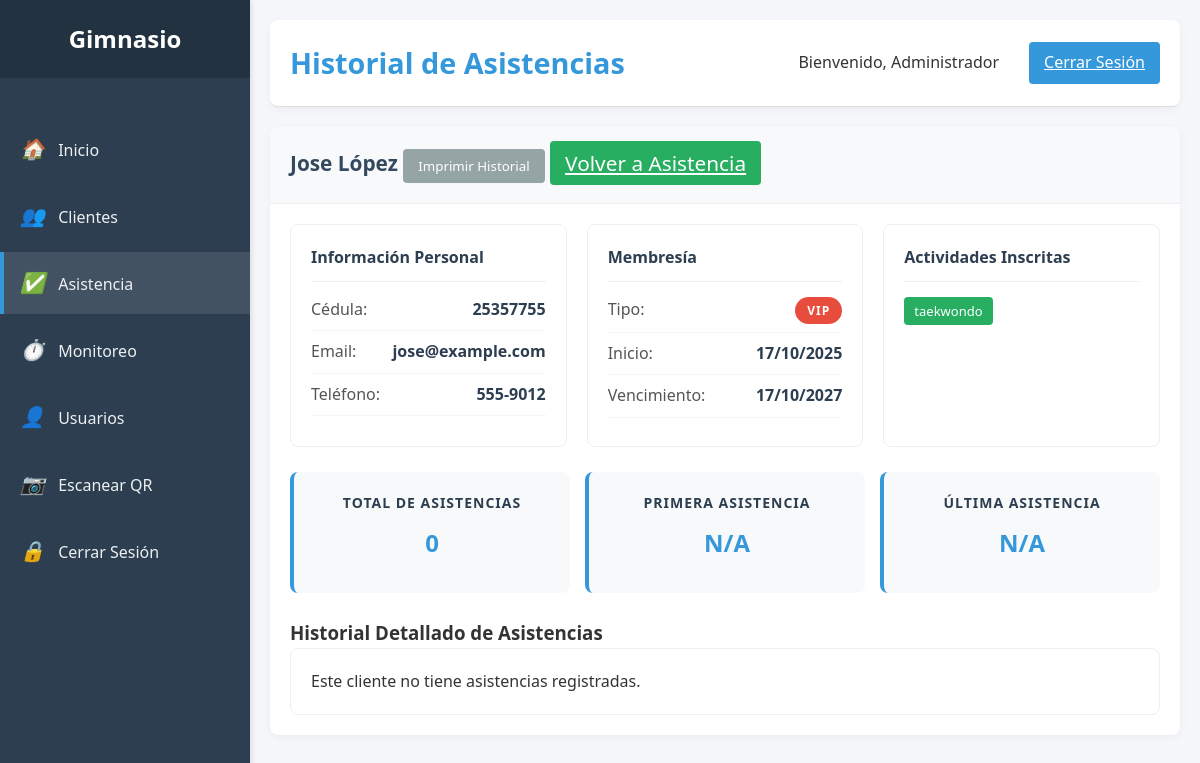
Screenshot of /historial_asistencia.php?cedula=25357755 (signed in) with the database file from the repository.
### tables this page shows
CREATE TABLE clientes (
    cedula INT(20) PRIMARY KEY,
    apellido VARCHAR(100) NOT NULL,
    telefono VARCHAR(20),
    direccion TEXT,
    tipo_membresia ENUM('basica', 'premium', 'vip') DEFAULT 'basica',
    fecha_inicio DATE,
    fecha_vencimiento DATE,
    fecha_registro TIMESTAMP DEFAULT CURRENT_TIMESTAMP,
    FOREIGN KEY (cedula) REFERENCES usuarios(cedula) ON DELETE CASCADE
);

CREATE TABLE usuarios (
    cedula INT(20) PRIMARY KEY,
    nombre VARCHAR(100) NOT NULL,
    apellido VARCHAR(100) NOT NULL,
    email VARCHAR(100) NOT NULL UNIQUE,
    usuario VARCHAR(50) NOT NULL UNIQUE,
    contrasena VARCHAR(255) NOT NULL,
    fecha_nacimiento DATE,
    rol ENUM('admin', 'staff', 'cliente') DEFAULT 'cliente',
    estado ENUM('activo', 'pendiente', 'inactivo') DEFAULT 'pendiente',
    fecha_creacion TIMESTAMP DEFAULT CURRENT_TIMESTAMP
);

### historial_asistencia.php (the view, shortened to what this page needs)
<?php
require 'database.php';
$cliente_cedula = $_GET['cedula'] ?? '';
$stmt = $pdo->prepare("SELECT c.cedula, u.nombre, c.apellido, u.email, c.telefono, c.tipo_membresia, c.fecha_inicio, c.fecha_vencimiento
                      FROM clientes c
                      INNER JOIN usuarios u ON c.cedula = u.cedula
                      WHERE c.cedula = ?");
$stmt->execute([$cliente_cedula]);
$cliente = $stmt->fetch(PDO::FETCH_ASSOC);
$stmt = $pdo->prepare("SELECT a.fecha_hora, ac.nombre AS actividad, u.nombre AS usuario
                      FROM asistencias a
                      JOIN actividades ac ON a.actividad_id = ac.id
                      JOIN usuarios u ON a.usuario_id = u.cedula
                      WHERE a.cliente_id = ?
                      ORDER BY a.fecha_hora DESC");
$stmt->execute([$cliente_cedula]);
$asistencias = $stmt->fetchAll(PDO::FETCH_ASSOC);
$stmtActividades = $pdo->prepare("SELECT ac.nombre
                                 FROM cliente_actividad ca
                                 JOIN actividades ac ON ca.actividad_id = ac.id
                                 WHERE ca.cliente_id = ?");
$stmtActividades->execute([$cliente_cedula]);
$actividades_inscritas = $stmtActividades->fetchAll(PDO::FETCH_COLUMN);
$totalAsistencias = count($asistencias);
$primeraAsistencia = $totalAsistencias ? $asistencias[$totalAsistencias - 1]['fecha_hora'] : 'N/A';
$ultimaAsistencia = $totalAsistencias ? $asistencias[0]['fecha_hora'] : 'N/A';
?>
<!DOCTYPE html>
<html lang="es">
<head>
    <link rel="stylesheet" href="css/diseño.css">
</head>
<body>
    <div class="container">
        <div class="sidebar no-print">
            <div class="sidebar-header">
                <h2>Gimnasio</h2>
            </div>
            <div class="sidebar-menu">
                <ul>
                    <li><a href="index.php"><i>🏠</i> <span>Inicio</span></a></li>
                    <li><a href="clientes.php"><i>👥</i> <span>Clientes</span></a></li>
                    <li><a href="asistencia.php" class="active"><i>✅</i> <span>Asistencia</span></a></li>
                    <li><a href="monitoreo.php"><i>⏱️</i> <span>Monitoreo</span></a></li>
                    <li><a href="usuarios.php"><i>👤</i> <span>Usuarios</span></a></li>
                    <li><a href="escanner.php"><i>📷</i> <span>Escanear QR</span></a></li>
                    <li><a href="logout.php"><i>🔒</i> <span>Cerrar Sesión</span></a></li>
                </ul>
            </div>
        </div>
        <div class="main-content">
            <div class="header no-print">
                <h1>Historial de Asistencias</h1>
                <div class="user-info">
                    <span>Bienvenido, <?php echo $_SESSION['usuario_nombre']; ?></span>
                    <a href="logout.php" class="btn btn-primary">Cerrar Sesión</a>
                </div>
            </div>
            <div class="card">
                <div class="card-header">
                    <h3>
                        <?php echo htmlspecialchars($cliente['nombre'] . ' ' . $cliente['apellido']); ?>
                        <span class="no-print">
                            <button onclick="window.print()" class="btn btn-secondary">Imprimir Historial</button>
                            <a href="asistencia.php" class="btn btn-success">Volver a Asistencia</a>
                        </span>
                    </h3>
                </div>
                <div class="card-body">
                    <div class="info-grid">
                        <div class="info-card">
                            <h4>Información Personal</h4>
                            <div class="info-item">
                                <span class="info-label">Cédula:</span>
                                <span class="info-value"><?php echo htmlspecialchars($cliente['cedula']); ?></span>
                            </div>
                            <div class="info-item">
                                <span class="info-label">Email:</span>
                                <span class="info-value"><?php echo htmlspecialchars($cliente['email']); ?></span>
                            </div>
                            <div class="info-item">
                                <span class="info-label">Teléfono:</span>
                                <span class="info-value"><?php echo htmlspecialchars($cliente['telefono']); ?></span>
                            </div>
                        </div>
                        <div class="info-card">
                            <h4>Membresía</h4>
                            <div class="info-item">
                                <span class="info-label">Tipo:</span>
                                <span class="info-value">
                                    <span class="membership-badge badge-<?php echo strtolower($cliente['tipo_membresia']); ?>">
                                        <?php echo htmlspecialchars($cliente['tipo_membresia']); ?>
                                    </span>
                                </span>
                            </div>
                            <div class="info-item">
                                <span class="info-label">Inicio:</span>
                                <span class="info-value"><?php echo date('d/m/Y', strtotime($cliente['fecha_inicio'])); ?></span>
                            </div>
                            <div class="info-item">
                                <span class="info-label">Vencimiento:</span>
                                <span class="info-value"><?php echo date('d/m/Y', strtotime($cliente['fecha_vencimiento'])); ?></span>
                            </div>
                        </div>
                        <div class="info-card">
                            <h4>Actividades Inscritas</h4>
                            <?php if (!empty($actividades_inscritas)): ?>
                                <?php foreach ($actividades_inscritas as $actividad):
                                    $actividadClass = 'tag-' . strtolower($actividad);
                                ?>
                                    <span class="activity-tag <?php echo $actividadClass; ?>">
                                        <?php echo htmlspecialchars($actividad); ?>
                                    </span>
                                <?php endforeach; ?>
                            <?php else: ?>
                                <p>No inscrito en actividades</p>
                            <?php endif; ?>
                        </div>
                    </div>
                    <div class="stats-container">
                        <div class="stats-card">
                            <h4>Total de Asistencias</h4>
                            <p class="stat-value"><?php echo $totalAsistencias; ?></p>
                        </div>
                        <div class="stats-card">
                            <h4>Primera Asistencia</h4>
                            <p class="stat-value">
                                <?php echo $primeraAsistencia != 'N/A' ? date('d/m/Y', strtotime($primeraAsistencia)) : 'N/A'; ?>
                            </p>
                        </div>
                        <div class="stats-card">
                            <h4>Última Asistencia</h4>
                            <p class="stat-value">
                                <?php echo $ultimaAsistencia != 'N/A' ? date('d/m/Y H:i', strtotime($ultimaAsistencia)) : 'N/A'; ?>
                            </p>
                        </div>
                    </div>
                    <h3>Historial Detallado de Asistencias</h3>
                    <?php if (!empty($asistencias)): ?>
                    <table>
                        <thead>
                            <tr>
                                <th>Fecha y Hora</th>
                                <th>Actividad</th>
                                <th>Registrado por</th>
                            </tr>
                        </thead>
                        <tbody>
                            <?php foreach ($asistencias as $asistencia):
                                $actividadClass = 'tag-' . strtolower($asistencia['actividad']);
                            ?>
                            <tr>
                                <td><?php echo date('d/m/Y H:i', strtotime($asistencia['fecha_hora'])); ?></td>
                                <td>
                                    <span class="activity-tag <?php echo $actividadClass; ?>">
                                        <?php echo htmlspecialchars($asistencia['actividad']); ?>
                                    </span>
                                </td>
                                <td><?php echo htmlspecialchars($asistencia['usuario']); ?></td>
                            </tr>
                            <?php endforeach; ?>
                        </tbody>
                    </table>
                    <?php else: ?>
                    <div class="info-card">
                        <p>Este cliente no tiene asistencias registradas.</p>
                    </div>
                    <?php endif; ?>
                </div>
            </div>
        </div>
    </div>
</body>
</html>

### css/diseño.css (style rules this page uses)
:root { --primary: #2c3e50; --secondary: #3498db; --success: #27ae60; --warning: #f39c12; --danger: #e74c3c; --light: #ecf0f1; --dark: #34495e; --text: #333; --text-light: #f8f9fa; }
* { margin: 0; padding: 0; box-sizing: border-box; font-family: 'Segoe UI', Tahoma, Geneva, Verdana, sans-serif; }
body { background-color: #f5f7fa; color: var(--text); line-height: 1.6; }
.container { display: flex; min-height: 100vh; }
.sidebar { width: 250px; background: var(--primary); color: var(--text-light); transition: all 0.3s; }
.sidebar-header { padding: 20px; background: rgba(0, 0, 0, 0.2); text-align: center; }
.sidebar-header h2 { font-size: 1.5rem; margin-bottom: 0; }
.sidebar-menu { padding: 20px 0; }
.sidebar-menu ul { list-style: none; }
.sidebar-menu li { margin-bottom: 5px; }
.sidebar-menu a { display: block; padding: 12px 20px; color: var(--text-light); text-decoration: none; transition: all 0.3s; font-size: 1rem; }
.sidebar-menu a:hover, .sidebar-menu a.active { background: rgba(255, 255, 255, 0.1); border-left: 4px solid var(--secondary); }
.sidebar-menu i { margin-right: 10px; width: 20px; text-align: center; }
.main-content { flex: 1; padding: 20px; overflow-y: auto; }
.header { display: flex; justify-content: space-between; align-items: center; padding-bottom: 20px; border-bottom: 1px solid #ddd; margin-bottom: 30px; }
.header h1 { font-size: 1.8rem; color: var(--primary); }
.user-info { display: flex; align-items: center; }
.user-info span { margin-right: 15px; font-weight: 500; }
.btn { padding: 8px 15px; border: none; border-radius: 4px; cursor: pointer; font-weight: 500; transition: all 0.3s; }
.btn-primary { background: var(--secondary); color: white; }
.btn-success { background: var(--success); color: white; }
.card { background: white; border-radius: 8px; box-shadow: 0 4px 6px rgba(0, 0, 0, 0.1); margin-bottom: 25px; overflow: hidden; }
.card-header { padding: 15px 20px; background: var(--light); border-bottom: 1px solid #ddd; display: flex; justify-content: space-between; align-items: center; }
.card-header h3 { font-size: 1.3rem; margin: 0; color: var(--dark); }
.card-body { padding: 20px; }

### rows the page displays
clientes: cedula+apellido "Jose López", cedula "25357755", cedula.email "jose@example.com", telefono "555-9012", tipo_membresia "VIP", fecha_inicio "17/10/2025", fecha_vencimiento "17/10/2027"

### other values shown
$_SESSION['usuario_nombre'] "Administrador"
$actividad "taekwondo"
$totalAsistencias "0"
